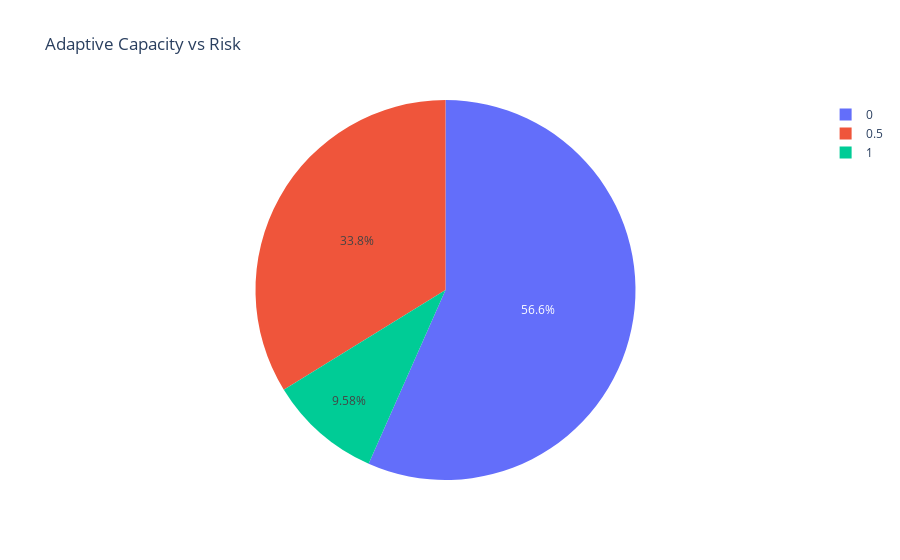

The cell this chart's notebook holds for it:
### Code cell
fig = px.pie(data, values='Risk', names='Adaptive Capacity', title='Adaptive Capacity vs Risk')
fig.show()

### Figure 1 — Plotly figure (JSON) as saved in the notebook; plotly's stock layout.template omitted (floating-point values rounded to 4 significant figures; data arrays with more than 128 entries replaced by an {"elided": "..."} marker saying what was removed)
{"data": [{"domain": {"x": [0, 1], "y": [0, 1]}, "hovertemplate": "Adaptive Capacity=%{label}<br>Risk=%{value}<extra></extra>", "labels": {"elided": "278 float values"}, "legendgroup": "", "name": "", "showlegend": true, "type": "pie", "values": {"elided": "278 float values"}}], "layout": {"legend": {"tracegroupgap": 0}, "title": {"text": "Adaptive Capacity vs Risk"}}}
